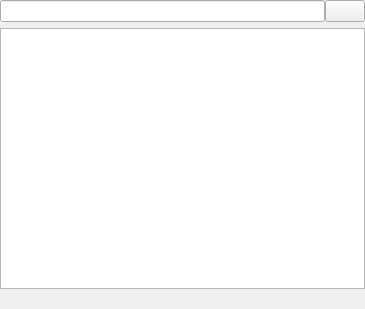
<?xml version="1.0" encoding="UTF-8"?>
<ui version="4.0">
 <class>PackagesView</class>
 <widget class="QWidget" name="PackagesView">
  <property name="geometry">
   <rect>
    <x>0</x>
    <y>0</y>
    <width>365</width>
    <height>309</height>
   </rect>
  </property>
  <layout class="QVBoxLayout" name="rootLayout">
   <property name="spacing">
    <number>6</number>
   </property>
   <property name="leftMargin">
    <number>0</number>
   </property>
   <property name="topMargin">
    <number>0</number>
   </property>
   <property name="rightMargin">
    <number>0</number>
   </property>
   <property name="bottomMargin">
    <number>0</number>
   </property>
   <item>
    <layout class="QHBoxLayout" name="horizontalLayout">
     <property name="spacing">
      <number>0</number>
     </property>
     <item>
      <widget class="QLineEdit" name="filterEdit">
       <property name="clearButtonEnabled">
        <bool>true</bool>
       </property>
      </widget>
     </item>
     <item>
      <widget class="QPushButton" name="reloadButton">
       <property name="text">
        <string/>
       </property>
      </widget>
     </item>
    </layout>
   </item>
   <item>
    <widget class="QTableView" name="tableView">
     <property name="focusPolicy">
      <enum>Qt::NoFocus</enum>
     </property>
     <property name="selectionMode">
      <enum>QAbstractItemView::NoSelection</enum>
     </property>
     <attribute name="horizontalHeaderVisible">
      <bool>false</bool>
     </attribute>
     <attribute name="verticalHeaderVisible">
      <bool>false</bool>
     </attribute>
    </widget>
   </item>
   <item>
    <widget class="QLabel" name="indicatorLabel">
     <property name="text">
      <string/>
     </property>
     <property name="alignment">
      <set>Qt::AlignCenter</set>
     </property>
    </widget>
   </item>
  </layout>
 </widget>
 <resources/>
 <connections/>
</ui>
